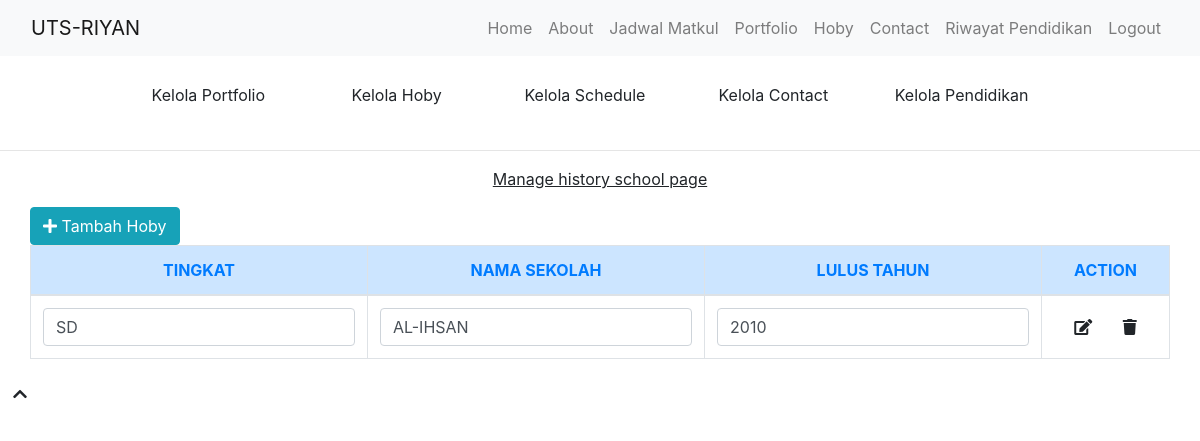
The app's page /manage-pendidikan.php (signed in) with its own data.
### tables this page shows
CREATE TABLE `website` (
  `id` int(11) NOT NULL,
  `name` varchar(255) NOT NULL,
  `keyword` text NOT NULL,
  `description` text NOT NULL,
  `author` text NOT NULL,
  `contact` text NOT NULL
);

CREATE TABLE `history` (
  `id` int(11) NOT NULL,
  `tingkat` text NOT NULL,
  `nama_sekolah` text NOT NULL,
  `tahun_lulus` text NOT NULL
);

### mainconfig.php (called while the page is built, shortened)
<?php
require("database.php");
$check_web = mysqli_query($db, "SELECT * FROM website");
$data_web = mysqli_fetch_assoc($check_web);
$cfg_webname = $data_web['name'];
$cfg_baseurl = "https://uts-riyan.my.id/";

### manage-pendidikan.php (the view, shortened to what this page needs)
<?php
require("mainconfig.php");
if (isset($_SESSION['user'])) {
    $sess_email = $_SESSION['user']['email'];
    $check_user = mysqli_query($db, "SELECT * FROM users WHERE email = '$sess_email'");
    if (mysqli_num_rows($check_user) == 0) {
        header("Location: ".$cfg_baseurl."logout.php");
    } else {
?>
<!DOCTYPE html>
<html lang="en">
    <head>
        <link href="https://stackpath.bootstrapcdn.com/bootstrap/4.4.1/css/bootstrap.min.css" rel="stylesheet">
        <link href="https://cdnjs.cloudflare.com/ajax/libs/font-awesome/5.10.0/css/all.min.css" rel="stylesheet">
        <link href="<?php echo $cfg_baseurl; ?>lib/animate/animate.min.css" rel="stylesheet">
        <link href="<?php echo $cfg_baseurl; ?>lib/owlcarousel/assets/owl.carousel.min.css" rel="stylesheet">
        <link href="<?php echo $cfg_baseurl; ?>lib/lightbox/css/lightbox.min.css" rel="stylesheet">
        <link href="<?php echo $cfg_baseurl; ?>css/style.css" rel="stylesheet">
    </head>
    <body data-spy="scroll" data-target=".navbar" data-offset="51">
        <div class="navbar navbar-expand-lg bg-light navbar-light">
            <div class="container-fluid">
                <a href="<?php echo $cfg_baseurl; ?>" class="navbar-brand"><?php echo $cfg_webname; ?></a>
                <div class="collapse navbar-collapse justify-content-between" id="navbarCollapse">
                    <div class="navbar-nav ml-auto">
                        <a href="<?php echo $cfg_baseurl; ?>admin-page.php" class="nav-item nav-link">Home</a>
                        <a href="<?php echo $cfg_baseurl; ?>" class="nav-item nav-link">About</a>
                        <a href="<?php echo $cfg_baseurl; ?>jadwal.php" class="nav-item nav-link">Jadwal Matkul</a>
                        <a href="<?php echo $cfg_baseurl; ?>" class="nav-item nav-link">Portfolio</a>
                        <a href="<?php echo $cfg_baseurl; ?>hoby.php" class="nav-item nav-link">Hoby</a>
                        <a href="<?php echo $cfg_baseurl; ?>kontak.php" class="nav-item nav-link">Contact</a>
                        <a href="<?php echo $cfg_baseurl; ?>history-education.php" class="nav-item nav-link">Riwayat Pendidikan</a>
                        <?php
                        if (isset($_SESSION[ 'user'])) {
                        ?>
                        <a href="<?php echo $cfg_baseurl; ?>logout.php" class="nav-item nav-link">Logout</a>
                        <?php
                        }else{
                        ?>
                        <a href="<?php echo $cfg_baseurl; ?>login.php" class="nav-item nav-link">Login</a>
                        <?php } ?>
                    </div>
                </div>
            </div>
        </div>
        <div class="hero" id="home">
            <div class="container-fluid">
                <div class="row align-items-center">
                    <div class="col-sm-12 col-md-12">
                        <div class="hero-content">
                            <div class="row card-body col-lg-12">
                                <a class="col-lg-1"></a>
                                <a class="btn col-lg-2" href="<?php echo $cfg_baseurl; ?>manage-portfolio.php">Kelola Portfolio</a>
                                <a class="btn col-lg-2" href="<?php echo $cfg_baseurl; ?>manage-hoby.php">Kelola Hoby</a>
                                <a class="btn col-lg-2" href="<?php echo $cfg_baseurl; ?>manage-schedule.php">Kelola Schedule</a>
                                <a class="btn col-lg-2" href="<?php echo $cfg_baseurl; ?>manage-contact.php">Kelola Contact</a>
                                <a class="btn col-lg-2" href="<?php echo $cfg_baseurl; ?>manage-pendidikan.php">Kelola Pendidikan</a>
                                <a class="col-lg-1"></a>
                            </div>
                        </div>
                    </div>
                </div>
            </div>
        <hr>
        <div class="hero" id="home">
            <div class="container-fluid">
                <div class="row align-items-center">
                    <div class="col-lg-12">
                        <div class="hero-text">
                            <p class="text-center"><u>Manage history school page</u></p>
                                    <div class="col-lg-12">
                                        <button data-toggle="modal" data-target="#myModal" class="btn btn-info"><i class="fa fa-plus"></i> Tambah Hoby</button>
                                    </div>
                            <div class="table-responsive col-lg-12">
                                <table class="table table-bordered table-hover">
                                    <thead>
                                        <tr class="text-uppercase text-center alert alert-primary text-primary">
                                            <th>Tingkat</th>
                                            <th>Nama Sekolah</th>
                                            <th>Lulus Tahun</th>
                                            <th>Action</th>
                                        </tr>
                                    </thead>
                                    <tbody>
                                        <?php
                                        $query_history = mysqli_query($db, "SELECT * FROM history ORDER BY id ASC");
                                        while ($data_history = mysqli_fetch_assoc($query_history)) {
                                            ?>
                                            <tr class="text-uppercase">
                                                    <form action="<?php echo $_SERVER['PHP_SELF']; ?>?id=<?php echo $data_history['id']; ?>" class="form-inline" role="form" method="POST">
                                                        <td><input type="text" class="form-control" name="tingkat" value="<?php echo $data_history['tingkat']; ?>"></td>
                                                        <td><input type="text" class="form-control" name="nama_sekolah" value="<?php echo $data_history['nama_sekolah']; ?>"></td>
                                                        <td><input type="number" class="form-control" name="tahun_lulus" value="<?php echo $data_history['tahun_lulus']; ?>"></td>
                                                        <td class="text-center">
                                                            <button type="submit" name="edit" class="btn"><i class="fa fa-edit" title="Ubah"></i></button>
                                                            <button type="submit" name="delete" class="btn"><i class="fa fa-trash" title="Hapus"></i></button>
                                                        </td>
                                                        </form>
                                                    </tr>
                                        </tbody>
                                    <?php } ?>
                                </table>
                            </div>
                        </div>
                    </div>
                </div>
            </div>
        </div>
        <a href="#" class="btn back-to-top"><i class="fa fa-chevron-up"></i></a>
    </body>
</html>
<?php
    }
} else {
    header("Location: ".$cfg_baseurl);
}
?>

### records on screen
website: name "UTS-RIYAN"
history: tingkat "SD", nama_sekolah "AL-IHSAN", tahun_lulus "2010"
